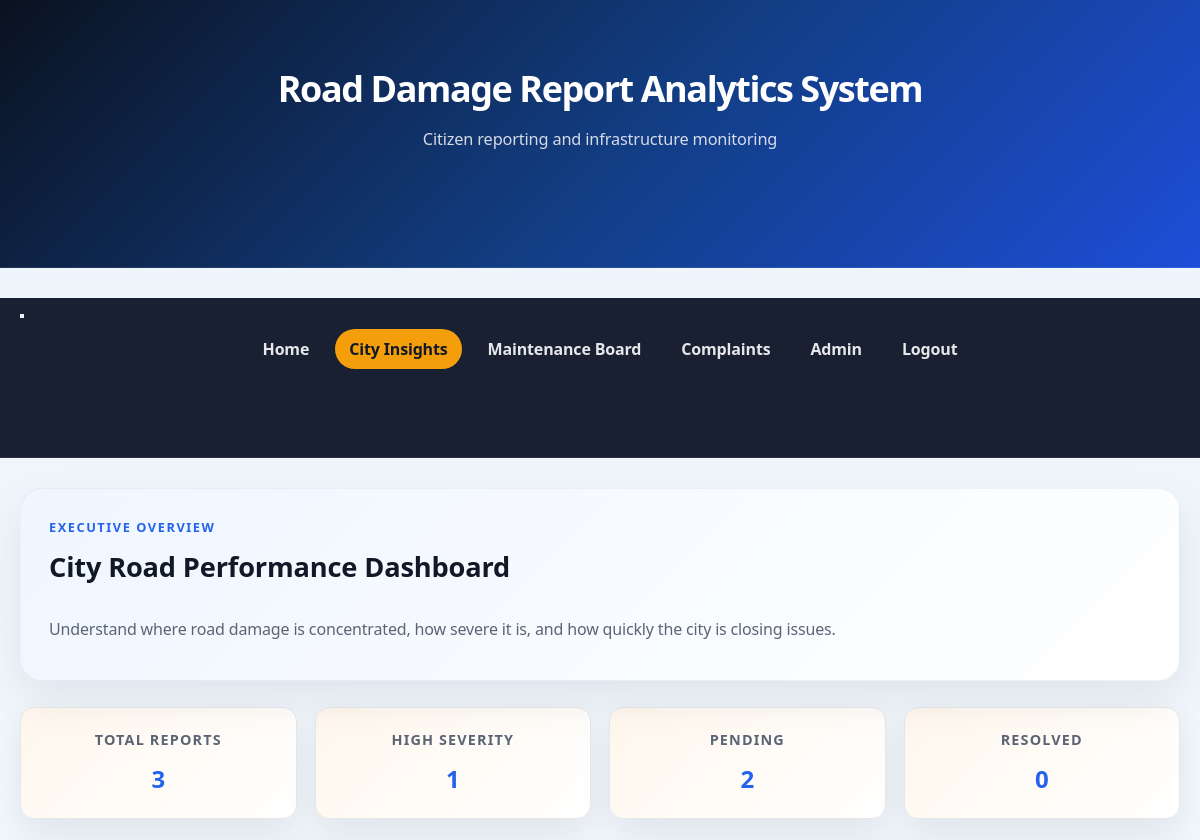
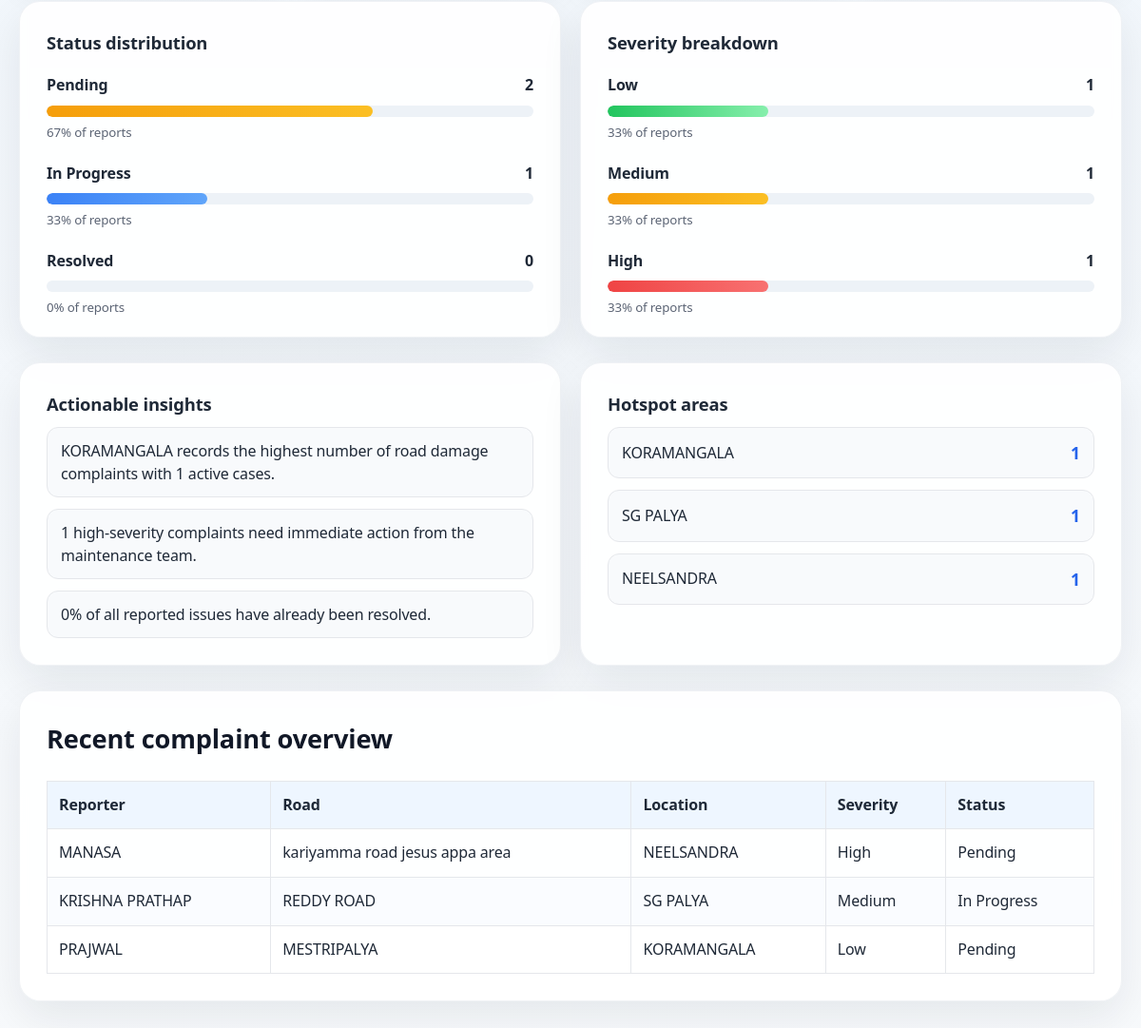
Screenshot of /analytics/ (signed in) with the database file from the repository (2 pictures, top to bottom).
### main/models.py (models this page shows, shortened)
class RoadDamageReport(models.Model):
    SEVERITY_CHOICES = [
        ("Low", "Low"),
        ("Medium", "Medium"),
        ("High", "High"),
    ]
    STATUS_CHOICES = [
        ("Pending", "Pending"),
        ("In Progress", "In Progress"),
        ("Resolved", "Resolved"),
    ]
    reporter_name = models.CharField(max_length=150)
    phone_number = models.CharField(max_length=15)
    location = models.CharField(max_length=200)
    road_name = models.CharField(max_length=200)
    damage_type = models.CharField(max_length=100)
    severity = models.CharField(max_length=20, choices=SEVERITY_CHOICES, default="Medium")
    description = models.TextField()
    photo = models.ImageField(upload_to="complaints/", blank=True, null=True)
    reported_at = models.DateTimeField(auto_now_add=True)
    status = models.CharField(max_length=30, choices=STATUS_CHOICES, default="Pending")

### main/views.py (the view)
# urls.py: path("analytics/", views.analytics, name="analytics"),
@login_required
def analytics(request):
    reports = RoadDamageReport.objects.all()
    total_reports = reports.count()
    status_order = ["Pending", "In Progress", "Resolved"]
    severity_order = ["Low", "Medium", "High"]
    high_severity = reports.filter(severity="High").count()
    critical_areas = reports.values_list("location", flat=True)
    hotspot_counts = {}
    for area in critical_areas:
        hotspot_counts[area] = hotspot_counts.get(area, 0) + 1
    hotspot_areas = [
        {"name": area, "count": count}
        for area, count in sorted(hotspot_counts.items(), key=lambda item: item[1], reverse=True)[:3]
    ]
    data = [
        {"name": "Total Reports", "value": total_reports},
        {"name": "High Severity", "value": high_severity},
        {"name": "Pending", "value": reports.filter(status="Pending").count()},
        {"name": "Resolved", "value": reports.filter(status="Resolved").count()},
    ]
    status_breakdown = []
    for status in status_order:
        count = reports.filter(status=status).count()
        percentage = round((count / total_reports) * 100) if total_reports else 0
        status_breakdown.append({
            "label": status,
            "value": count,
            "percentage": percentage,
        })
    severity_breakdown = []
    for severity in severity_order:
        count = reports.filter(severity=severity).count()
        percentage = round((count / total_reports) * 100) if total_reports else 0
        severity_breakdown.append({
            "label": severity,
            "value": count,
            "percentage": percentage,
        })
    insights = []
    if hotspot_areas:
        top_area = hotspot_areas[0]
        insights.append(f"{top_area['name']} records the highest number of road damage complaints with {top_area['count']} active cases.")
    if high_severity:
        insights.append(f"{high_severity} high-severity complaints need immediate action from the maintenance team.")
    if total_reports:
        resolved = reports.filter(status="Resolved").count()
        insights.append(f"{round((resolved / total_reports) * 100)}% of all reported issues have already been resolved.")
    recent_reports = reports.order_by("-reported_at")[:5]
    return render(
        request,
        "main/analytics.html",
        {
            "stats": data,
            "recent_reports": recent_reports,
            "status_breakdown": status_breakdown,
            "severity_breakdown": severity_breakdown,
            "hotspot_areas": hotspot_areas,
            "insights": insights,
        },
    )

### templates/main/analytics.html (shortened to what this page needs)
{% extends 'base.html' %}
{% block content %}
<section class="card page-header">
    <div>
        <p class="eyebrow">Executive overview</p>
        <h2>City Road Performance Dashboard</h2>
    </div>
    <p>Understand where road damage is concentrated, how severe it is, and how quickly the city is closing issues.</p>
</section>
<section class="stats-grid">
    {% for item in stats %}
    <div class="stat-box">
        <h3>{{ item.name }}</h3>
        <p>{{ item.value }}</p>
    </div>
    {% endfor %}
</section>
<section class="dashboard-grid">
    <div class="card chart-panel">
        <h3>Status distribution</h3>
        {% for metric in status_breakdown %}
        <div class="bar-row">
            <div class="bar-label-wrap">
                <span>{{ metric.label }}</span>
                <strong>{{ metric.value }}</strong>
            </div>
            <div class="bar-track">
                <div class="bar-fill status-{{ metric.label|slugify }}" style="width: {{ metric.percentage }}%;"></div>
            </div>
            <small>{{ metric.percentage }}% of reports</small>
        </div>
        {% endfor %}
    </div>
    <div class="card chart-panel">
        <h3>Severity breakdown</h3>
        {% for metric in severity_breakdown %}
        <div class="bar-row">
            <div class="bar-label-wrap">
                <span>{{ metric.label }}</span>
                <strong>{{ metric.value }}</strong>
            </div>
            <div class="bar-track">
                <div class="bar-fill severity-{{ metric.label|slugify }}" style="width: {{ metric.percentage }}%;"></div>
            </div>
            <small>{{ metric.percentage }}% of reports</small>
        </div>
        {% endfor %}
    </div>
</section>
<section class="dashboard-grid">
    <div class="card">
        <h3>Actionable insights</h3>
        <ul class="insight-list">
            {% for insight in insights %}
            <li>{{ insight }}</li>
            {% empty %}
            <li>No insights available yet.</li>
            {% endfor %}
        </ul>
    </div>
    <div class="card">
        <h3>Hotspot areas</h3>
        {% if hotspot_areas %}
        <ul class="hotspot-list">
            {% for area in hotspot_areas %}
            <li>
                <span>{{ area.name }}</span>
                <strong>{{ area.count }}</strong>
            </li>
            {% endfor %}
        </ul>
        {% else %}
        <p>No complaint hotspots identified yet.</p>
        {% endif %}
    </div>
</section>
<section class="card">
    <h2>Recent complaint overview</h2>
    <div class="table-wrap">
        <table>
            <thead>
                <tr>
                    <th>Reporter</th>
                    <th>Road</th>
                    <th>Location</th>
                    <th>Severity</th>
                    <th>Status</th>
                </tr>
            </thead>
            <tbody>
                {% for report in recent_reports %}
                <tr>
                    <td>{{ report.reporter_name }}</td>
                    <td>{{ report.road_name }}</td>
                    <td>{{ report.location }}</td>
                    <td>{{ report.severity }}</td>
                    <td>{{ report.status }}</td>
                </tr>
                {% empty %}
                <tr>
                    <td colspan="5">No complaints available yet.</td>
                </tr>
                {% endfor %}
            </tbody>
        </table>
    </div>
</section>
{% endblock %}

### static/css/styles.css (style rules this page uses)
* { margin: 0; padding: 0; box-sizing: border-box; }
:root { --bg: #f3f7fb; --card: #ffffff; --text: #1f2937; --muted: #5b6474; --primary: #2563eb; --primary-soft: #dbeafe; --accent: #f59e0b; --accent-soft: #fff1d6; --success: #16a34a; --success-soft: #dcfce7; --warning: #f59e0b; --warning-soft: #fef3c7; --danger: #ef4444; --danger-soft: #fee2e2; --border: #e5e7eb; --shadow: 0 12px 30px rgba(15, 23, 42, 0.08); }
body { font-family: "Segoe UI", Arial, sans-serif; background: linear-gradient(180deg, #edf4fb 0%, #f8fafc 100%); color: var(--text); line-height: 1.6; letter-spacing: -0.01em; }
.card { background: rgba(255,255,255,0.9); border-radius: 22px; box-shadow: 0 18px 45px rgba(15, 23, 42, 0.08); padding: 28px; margin-bottom: 26px; border: 1px solid rgba(148, 163, 184, 0.14); backdrop-filter: blur(4px); }
.page-header { display: flex; justify-content: space-between; align-items: center; gap: 16px; flex-wrap: wrap; background: linear-gradient(135deg, #eff6ff, #ffffff); }
.eyebrow { font-size: 0.8rem; text-transform: uppercase; letter-spacing: 0.12em; color: var(--primary); font-weight: 700; margin-bottom: 8px; }
h2 { margin-bottom: 12px; color: #111827; font-size: clamp(1.7rem, 2vw, 2.4rem); }
h3 { margin-bottom: 10px; color: #1f2937; font-size: 1.15rem; }
p { margin-bottom: 10px; color: var(--muted); }
ul { margin-left: 20px; color: var(--text); }
.stats-grid, .report-summary-grid { display: grid; grid-template-columns: repeat(4, minmax(150px, 1fr)); gap: 18px; margin-bottom: 22px; }
.stat-box, .summary-card { background: #ffffff; border: 1px solid var(--border); border-radius: 14px; padding: 20px 16px; text-align: center; box-shadow: var(--shadow); }
.stat-box { background: linear-gradient(135deg, #fff7ed 0%, #ffffff 100%); }
.stat-box h3, .summary-card span { margin-bottom: 8px; font-size: 0.9rem; color: var(--muted); text-transform: uppercase; letter-spacing: 0.08em; }
.stat-box p, .summary-card strong { font-size: clamp(1.5rem, 2vw, 2.1rem); font-weight: bold; color: var(--primary); margin: 0; }
.dashboard-grid { display: grid; grid-template-columns: repeat(2, minmax(260px, 1fr)); gap: 20px; }
.chart-panel { padding-bottom: 18px; }
.bar-row { margin-top: 18px; }
.bar-label-wrap { display: flex; justify-content: space-between; gap: 12px; margin-bottom: 8px; font-weight: 600; color: var(--text); }
.bar-track { width: 100%; height: 12px; background: #edf2f7; border-radius: 999px; overflow: hidden; }
.bar-fill { height: 100%; border-radius: inherit; }
.status-pending, .status-pending .bar-fill { background: linear-gradient(90deg, #f59e0b, #fbbf24); }
.status-in-progress, .status-in-progress .bar-fill { background: linear-gradient(90deg, #3b82f6, #60a5fa); }
.severity-low, .severity-low .bar-fill { background: linear-gradient(90deg, #22c55e, #86efac); }
.severity-medium, .severity-medium .bar-fill { background: linear-gradient(90deg, #f59e0b, #fbbf24); }
.severity-high, .severity-high .bar-fill { background: linear-gradient(90deg, #ef4444, #f87171); }
.bar-row small { display: inline-block; margin-top: 6px; color: var(--muted); }
.table-wrap { overflow-x: auto; }
table { width: 100%; border-collapse: collapse; margin-top: 10px; min-width: 620px; }
th, td { border: 1px solid var(--border); padding: 12px; text-align: left; vertical-align: top; }
th { background: #eef6ff; color: var(--text); font-weight: 700; }
tr:nth-child(even) td { background: #fafcff; }
.hotspot-list, .insight-list { list-style: none; margin-left: 0; display: grid; gap: 12px; }
.hotspot-list li, .insight-list li { background: #f8fafc; border: 1px solid var(--border); border-radius: 12px; padding: 12px 14px; display: flex; justify-content: space-between; align-items: center; gap: 12px; }
.insight-list li { display: block; color: var(--text); line-height: 1.5; }
.hotspot-list strong { color: var(--primary); font-size: 1.1rem; }

### rows the page displays
RoadDamageReport: name "PENDING", value "2", reporter_name "PRAJWAL", road_name "MESTRIPALYA", location "KORAMANGALA", severity "Low", status "Pending"
RoadDamageReport: reporter_name "MANASA", road_name "kariyamma road jesus appa area", location "NEELSANDRA", severity "High", status "Pending"
RoadDamageReport: reporter_name "KRISHNA PRATHAP", road_name "REDDY ROAD", location "SG PALYA", severity "Medium", status "In Progress"

### other values shown
{{ item.name }} "TOTAL REPORTS" "HIGH SEVERITY" "RESOLVED"
{{ item.value }} "3" "1" "0"
{{ metric.label }} "Pending" "In Progress" "Resolved"
{{ metric.value }} "2" "1" "0"
{{ metric.percentage }} "67" "33" "0"
{{ metric.label }} "Low" "Medium" "High"
{{ metric.value }} "1" "1" "1"
{{ metric.percentage }} "33" "33" "33"
{{ insight }} "KORAMANGALA records the highest number of road damage complaints with 1 active cases." "1 high-severity complaints need immediate action from the maintenance team." "0% of all reported issues have already been resolved."
{{ area.name }} "KORAMANGALA" "SG PALYA" "NEELSANDRA"
{{ area.count }} "1" "1" "1"
